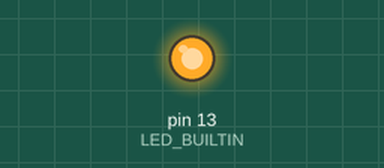
Recording of a sketch running on a simulated Arduino Uno, built with avr-gcc and run on an emulated ATmega328P. On the bench: output pins drawn as LEDs (lit = HIGH).

Above: at 0.2 s.
At 11.2 s:
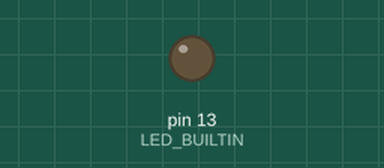
Timing chart, 0 to 16.3 s (numbered marks = the images above):
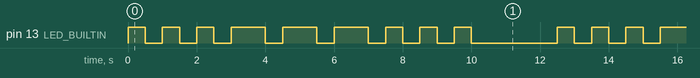

The sketch:

BlinkSOS.ino
```cpp
/*
  BlinkSOS

  Turns an LED on for three short blinks, three long blinks, then three short blinks again.
  Then repeat the previous set of blinks.
*/

// the setup function runs once when you press reset or power the board
void setup() {
  // initialize digital pin LED_BUILTIN as an output.
  pinMode(LED_BUILTIN, OUTPUT);
}

// the loop function runs over and over again forever
void loop() {
  /**
* First signal 'S'
* Morse code for S is . . .
* that is, three short blinks.
*/
digitalWrite(LED_BUILTIN, HIGH); // turn the LED on (HIGH is the voltage level)
delay(500); // wait for half a second
digitalWrite(LED_BUILTIN, LOW); // turn the LED off by making the voltage LOW
delay(500); // wait for half a second
digitalWrite(LED_BUILTIN, HIGH); // turn the LED on (HIGH is the voltage level)
delay(500); // wait for half a second
digitalWrite(LED_BUILTIN, LOW); // turn the LED off by making the voltage LOW
delay(500); // wait for half a second
digitalWrite(LED_BUILTIN, HIGH); // turn the LED on (HIGH is the voltage level)
delay(500); // wait for half a second
digitalWrite(LED_BUILTIN, LOW); // turn the LED off by making the voltage LOW
delay(500); // wait for half a second
/**
* Second signal 'O'
* Morse code for O is - - -
* that is, three long blinks.
*/
digitalWrite(LED_BUILTIN, HIGH); // turn the LED on (HIGH is the voltage level)
delay(1000); // wait for a second
digitalWrite(LED_BUILTIN, LOW); // turn the LED off by making the voltage LOW
delay(500); // wait for half a second
digitalWrite(LED_BUILTIN, HIGH); // turn the LED on (HIGH is the voltage level)
delay(1000); // wait for a second
digitalWrite(LED_BUILTIN, LOW); // turn the LED off by making the voltage LOW
delay(500); // wait for half a second
digitalWrite(LED_BUILTIN, HIGH); // turn the LED on (HIGH is the voltage level)
delay(1000); // wait for a second
digitalWrite(LED_BUILTIN, LOW); // turn the LED off by making the voltage LOW
delay(500); // wait for half a second
/**
* Third signal 'S'
* Morse code for S is . . .
* that is, three short blinks.
*/
digitalWrite(LED_BUILTIN, HIGH); // turn the LED on (HIGH is the voltage level)
delay(500); // wait for half a second
digitalWrite(LED_BUILTIN, LOW); // turn the LED off by making the voltage LOW
delay(500); // wait for half a second
digitalWrite(LED_BUILTIN, HIGH); // turn the LED on (HIGH is the voltage level)
delay(500); // wait for half a second
digitalWrite(LED_BUILTIN, LOW); // turn the LED off by making the voltage LOW
delay(500); // wait for half a second
digitalWrite(LED_BUILTIN, HIGH); // turn the LED on (HIGH is the voltage level)
delay(500); // wait for half a second
digitalWrite(LED_BUILTIN, LOW); // turn the LED off by making the voltage LOW
delay(500); // wait for half a second
/**
* Then short pause before restart of loop.
* This allows you to see that it is an SOS signal
*/
digitalWrite(LED_BUILTIN, LOW); // turn the LED off by making the voltage LOW
delay(2000); // wait for 2 seconds
}
```

Measured:
- by itself, pin 13 (LED_BUILTIN): repeats every 12.5 s: 2 × (LOW 0.50 s, HIGH 0.50 s), 3 × (LOW 0.50 s, HIGH 1.0 s), 3 × (LOW 0.50 s, HIGH 0.50 s), LOW 2.5 s, HIGH 0.50 s
- by itself, everything shown: repeats every 12.5 s, in 18 steps
